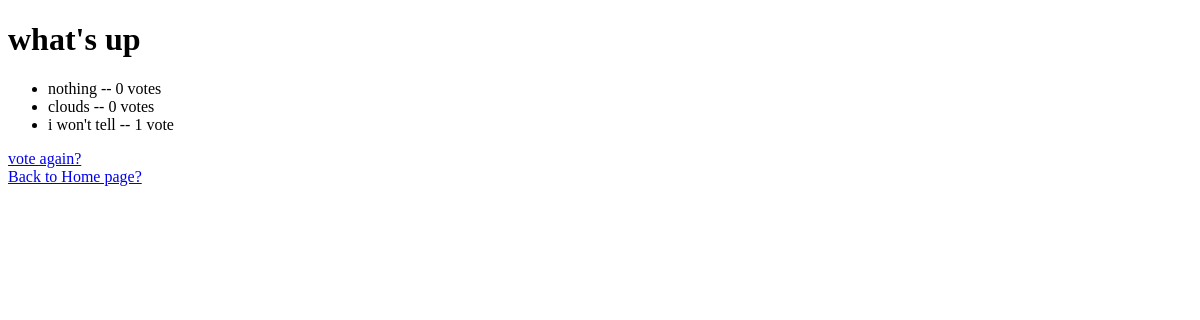
/polls/1/results/, run on an earlier commit of the app's database.
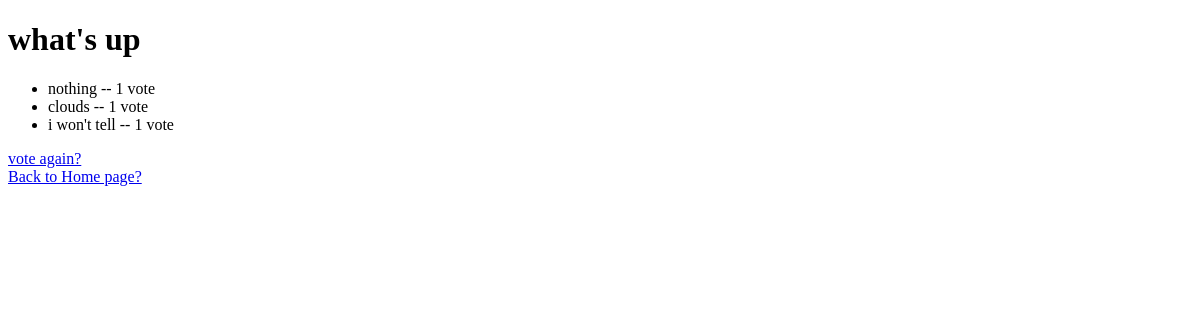
And on a later commit of the database.
### polls/models.py (models this page shows, shortened)
class Question(models.Model):    #question is module
    question_text = models.CharField(max_length=200)
    pub_date = models.DateTimeField("date published")

class Choice(models.Model):     #choice is module
    question = models.ForeignKey(Question, on_delete=models.CASCADE)
    choice_text = models.CharField(max_length=200)
    votes = models.IntegerField(default=0)

### polls/views.py (the view)
# urls.py: path("<int:pk>/results/",views.ResultsView.as_view(),name="results"),
class ResultsView(generic.DetailView):
    model = Question
    template_name = 'polls/result.html'

### polls/templates/polls/result.html (shortened to what this page needs)
<!DOCTYPE html>
<html>
    <head>
    </head>
    <body>
        <h1>{{question.question_text}}</h1>
        <ul>
            {% for choice in question.choice_set.all %}
                <li>{{ choice.choice_text }} -- {{ choice.votes }} vote{{ choice.votes|pluralize }}</li>
            {% endfor %}
        </ul>
        <a href="{% url 'polls:detail' question.id %}">vote again?</a>
        <br>
        <a href="{% url 'polls:index' %}">Back to Home page?</a>
    </body>
</html>

What changed in the data, as far as the page shows it:
changed Choice "nothing": votes "0" → "1"
changed Choice "clouds": votes "0" → "1"
